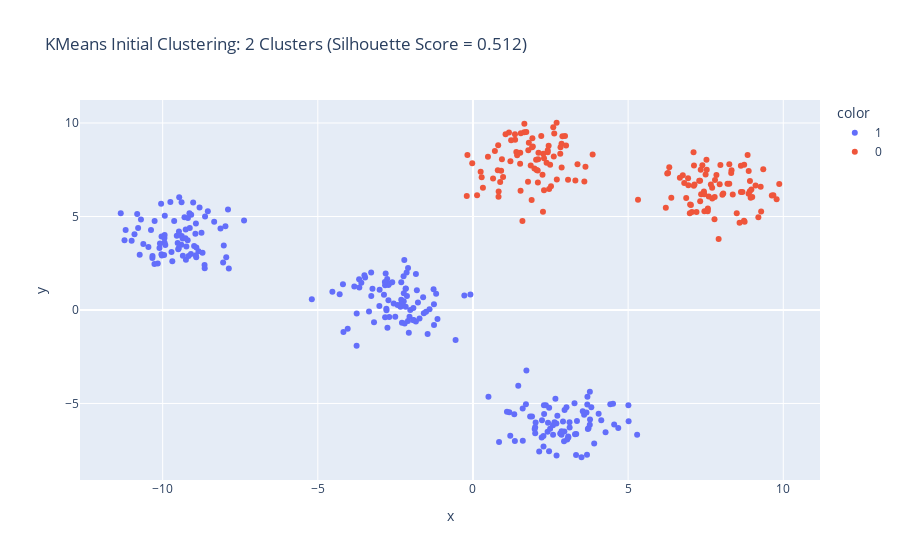

The notebook cell saved with this chart:
### Markdown cell above
The **Silhouette Score** measures how similar a data point is to its own cluster compared to other clusters. For each sample \(i\), the silhouette score is given by:

$$
s(i) = \frac{b(i) - a(i)}{\max\{a(i), b(i)\}}
$$

where:  
- \(a(i)\) is the average distance between \(i\) and all other points in the same cluster,  
- \(b(i)\) is the minimum average distance from \(i\) to points in a different cluster (i.e., the closest cluster that \(i\) is not a member of).

A higher Silhouette Score (close to 1) indicates that the sample is well matched to its own cluster and poorly matched to neighboring clusters. We use this metric to optimize the clustering (by tuning the number of clusters) and to compare different clustering algorithms.

>  NOTE: Clusters might overlap and it alright in our use case.

### Code cell
from sklearn.metrics import silhouette_score

cluster_range = range(2, 10)

scores_kmeans = []
for k in cluster_range:
    labels = kmeans_cluster_data(X, k)
    score = silhouette_score(X, labels)
    scores_kmeans.append(score)

visualize_optimization_results(
    X, 
    cluster_range, 
    scores_kmeans, 
    kmeans_cluster_data, 
    algorithm_name="KMeans", 
    score_func=silhouette_score, 
    score_name="Silhouette Score", 
    maximize=True
)

scores_agg = []
for k in cluster_range:
    labels = cluster_agglomerative(X, k)
    score = silhouette_score(X, labels)
    scores_agg.append(score)

visualize_optimization_results(
    X, 
    cluster_range, 
    scores_agg, 
    cluster_agglomerative, 
    algorithm_name="Agglomerative Clustering", 
    score_func=silhouette_score, 
    score_name="Silhouette Score", 
    maximize=True
)

### Figure 1 — Plotly figure (JSON) as saved in the notebook; plotly's stock layout.template omitted (floating-point values rounded to 4 significant figures; data arrays with more than 128 entries replaced by an {"elided": "..."} marker saying what was removed)
{"data": [{"hovertemplate": "color=1<br>x=%{x}<br>y=%{y}<extra></extra>", "legendgroup": "1", "marker": {"color": "#636efa", "symbol": "circle"}, "mode": "markers", "name": "1", "orientation": "v", "showlegend": true, "type": "scatter", "x": {"elided": "240 float values"}, "xaxis": "x", "y": {"elided": "240 float values"}, "yaxis": "y"}, {"hovertemplate": "color=0<br>x=%{x}<br>y=%{y}<extra></extra>", "legendgroup": "0", "marker": {"color": "#EF553B", "symbol": "circle"}, "mode": "markers", "name": "0", "orientation": "v", "showlegend": true, "type": "scatter", "x": {"elided": "160 float values"}, "xaxis": "x", "y": {"elided": "160 float values"}, "yaxis": "y"}], "layout": {"legend": {"title": {"text": "color"}, "tracegroupgap": 0}, "title": {"text": "KMeans Initial Clustering: 2 Clusters (Silhouette Score = 0.512)"}, "xaxis": {"anchor": "y", "domain": [0, 1], "title": {"text": "x"}}, "yaxis": {"anchor": "x", "domain": [0, 1], "title": {"text": "y"}}}}
